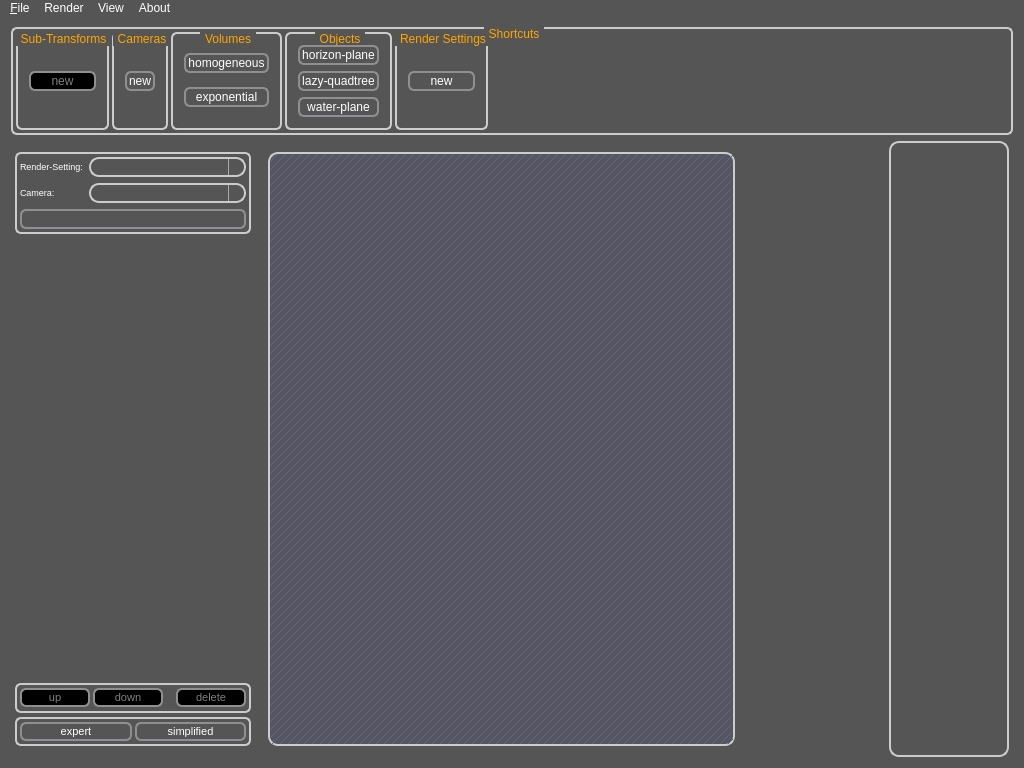
<?xml version="1.0" encoding="UTF-8"?>
<ui version="4.0">
 <class>MainWindow</class>
 <widget class="QMainWindow" name="MainWindow">
  <property name="geometry">
   <rect>
    <x>0</x>
    <y>0</y>
    <width>1024</width>
    <height>768</height>
   </rect>
  </property>
  <property name="windowTitle">
   <string>picogen:SimplexGUI</string>
  </property>
  <property name="styleSheet">
   <string notr="true">* {
        background: #555;
        color: white;
}

QLabel{background-color:none;}

QScrollBar::add-line, QScrollBar::sub-line {width:0;height:0;background:none;}
QScrollBar{padding:1px 1px 1px 1px;}
QScrollBar::handle{
        border-radius:4px;
}
QScrollBar::handle:hover {
        border:1px solid #edd;
}
QScrollBar::handle:horizontal{
        background-color: qlineargradient(x1:0, y1:0, x2:0, y2:1,
                                       stop:0 #cbb, stop: 0.5 #505050,
                                       stop: 0.6 #434343, stop:1 #caa);
}
QScrollBar::handle:vertical{
        background-color: qlineargradient(x1:0, y1:0, x2:1, y2:0,
                                       stop:0 #cbb, stop: 0.5 #505050,
                                       stop: 0.6 #434343, stop:1 #caa);
}
QScrollBar::add-page, QScrollBar::sub-page{
        background:none;
        color:transparent;
}

QGraphicsView, QMdiArea,
QTextEdit, QSpinBox, QDoubleSpinBox, QComboBox,
QTreeView, QFrame#helpFrame {
        color:white;
        border:2px solid #ccc;
        border-radius:10px;
        background-color: qlineargradient(x1:0, y1:0, x2:0, y2:1,
                                       stop:0 #717171, stop: 0.5 #505050,
                                       stop: 0.6 #434343, stop:1 #757575);
        alternate-background-color:#556;
}
QFrame#helpFrame, QWidget#picohelp {
        background-color:transparent;
}
QLineEdit:focus, QSpinBox:focus,
QDoubleSpinBox:focus, QComboBox:focus {
        background-color: qlineargradient(x1:0, y1:0, x2:0, y2:1,
                                       stop:0 #719171, stop: 0.5 #506050,
                                       stop: 0.6 #435343, stop:1 #759575);
}
QTreeView, QMdiArea, QTextEdit {
        background-color:#556;
        alternate-background-color:#556;
}
QMdiArea::QFrame {
        background-color:#222;
}


QHeaderView { background-color: transparent; }
QHeaderView::section {
        background-color: qlineargradient(x1:0, y1:0, x2:0, y2:1,
                                       stop:0 #616161, stop: 0.5 #505050,
                                       stop: 0.6 #434343, stop:1 #656565);
        color: white;
        padding-left: 4px;
        border: 1px solid #6c6c6c;
        border-radius:5px;
 }

QMenuBar {
        background-color: qlineargradient(x1:0, y1:0, x2:0, y2:1,
                                       stop:0 #889, stop:1 #aab);
 } QMenuBar::item  {
        spacing: 3px; /* spacing between menu bar items */
        padding: 1px 4px;
        background: transparent;
        border-radius: 4px;
} QMenuBar::item:selected { /* when selected using mouse or keyboard */
        background: #b8b8b8;
} QMenuBar::item:pressed {
        background: #aaa;
}

/*QMenu {
        border: 1px solid black;
        background-color: qlineargradient(x1:0, y1:0, x2:0, y2:1,
                                       stop:0 #716161, stop: 0.5 #605050,
                                       stop: 0.52 #534343, stop:1 #756565);
}*/ QMenu::item {
        background-color: #452311;
} QMenu::item:selected {
        background-color: #a59361;
} QMenu::item:hover {
        background-color: #a59361;
}

QPushButton { padding: 1px; padding-left: 2px; padding-right: 2px; }
QPushButton:!flat {
        border: 2px solid #8f8f91;
        border-radius: 6px;
        background-color: qlineargradient(x1:0, y1:0, x2:0, y2:1,
                                       stop:0 #817171, stop: 0.5 #606060,
                                       stop: 0.55 #333333, stop:1 #857575);
} QPushButton:disabled {
        color:gray;
        background-color: black;
}  QPushButton:hover {
        border: 2px solid #afafc1;
    background-color: qlineargradient(x1:0, y1:0, x2:0, y2:1,
                                       stop:0 #999, stop: 0.5 #888,
                                       stop: 0.55 #777, stop:1 #999);
} QPushButton:pressed {
        background-color: qlineargradient(x1:0, y1:0, x2:0, y2:1,
                                       stop:0 #999, stop: 0.5 #555,
                                       stop: 0.55 #444, stop:1 #999);
}

QGroupBox {		
        background-color: qlineargradient(x1:0, y1:0, x2:0, y2:1,
                                       stop:0 #716151, stop: 0.5 #403030,
                                       stop: 0.52 #432323, stop:1 #756555);
        border: 2px solid #CCC;
        border-radius: 6px;
        margin-top: 1ex; /* leave space at the top for the title */
} QGroupBox::title {
        color: orange;
        subcontrol-origin: margin;
        subcontrol-position: top center; /* position at the top center */
        padding: 0 3px;
}


QSpinBox::up-arrow, QSpinBox::up-button,
QDoubleSpinBox::up-arrow, QDoubleSpinBox::up-button {
    width:0px;height:0px;
}
QSpinBox::down-arrow, QSpinBox::down-button,
QDoubleSpinBox::down-arrow, QDoubleSpinBox::down-button {
    width:0px;height:0px;
}


QSplitter::handle:vertical{
        border: 1px solid transparent;
        border-radius:4px;
        height:5px;
        background-color:
                qlineargradient(x1:0, y1:0, x2:0, y2:1,
                                       stop:0 #91b191, stop: 0.5 #607050,
                                       stop: 0.6 #536343, stop:1 #91b191);
}
QSplitter::handle:horizontal{
        border: 1px solid transparent;
        border-radius:4px;
        width:5px;
        background-color:
                qlineargradient(x1:0, y1:0, x2:1, y2:0,
                                       stop:0 #91b191, stop: 0.5 #607050,
                                       stop: 0.6 #536343, stop:1 #91b191);
}
QSplitter::handle:hover {
        border:1px solid #faa;
}


QComboBox::drop-down {
     subcontrol-origin: padding;
     subcontrol-position: top right;
     width: 15px;

     border-left-width: 1px;
     border-left-color: darkgray;
     border-left-style: solid;
     border-top-right-radius: 3px;
     border-bottom-right-radius: 3px;
 }
QComboBox QAbstractItemView {
        background: gray;
}


QTabWidget::pane { /* The tab widget frame */
        border: 2px solid #777;
        border-radius:4px;
} QTabWidget::tab-bar {
        left: 5px; /* move to the right by 5px */
} QTabBar::tab {
        background-color: qlineargradient(x1:0, y1:0, x2:0, y2:1,
                                       stop:0 #669, stop: 0.5 #333,
                                       stop: 0.55 #232323, stop:1 #669);
        border: 2px solid #C4C4C3;
        border-bottom-color: #C2C7CB; /* same as the pane color */
        border-top-left-radius: 4px;
        border-top-right-radius: 4px;
        min-width: 8ex;
        padding: 2px;
        color:#ccc;
} QTabBar::tab:selected, QTabBar::tab:hover {
        background-color:
                        qlineargradient(x1:0, y1:0, x2:0, y2:1,
                                       stop:0 #9191b1, stop: 0.5 #607050,
                                       stop: 0.55 #334323, stop:1 #9191b1);
        color:#fff;
} QTabBar::tab:selected {
        border-color: #9B9B9B;
        border-bottom-color: #C2C7CB; /* same as pane color */
} QTabBar::tab:!selected {
        margin-top: 2px; /* make non-selected tabs look smaller */
}</string>
  </property>
  <widget class="QWidget" name="centralWidget">
   <layout class="QVBoxLayout" name="verticalLayout_2">
    <item>
     <widget class="QGroupBox" name="commandPileGroupBox">
      <property name="enabled">
       <bool>true</bool>
      </property>
      <property name="sizePolicy">
       <sizepolicy hsizetype="Preferred" vsizetype="Maximum">
        <horstretch>0</horstretch>
        <verstretch>0</verstretch>
       </sizepolicy>
      </property>
      <property name="minimumSize">
       <size>
        <width>128</width>
        <height>0</height>
       </size>
      </property>
      <property name="font">
       <font>
        <weight>50</weight>
        <bold>false</bold>
       </font>
      </property>
      <property name="title">
       <string>Shortcuts</string>
      </property>
      <layout class="QHBoxLayout" name="horizontalLayout">
       <property name="spacing">
        <number>3</number>
       </property>
       <property name="margin">
        <number>3</number>
       </property>
       <item>
        <widget class="QGroupBox" name="groupBox_7">
         <property name="title">
          <string>Sub-Transforms</string>
         </property>
         <layout class="QGridLayout" name="gridLayout_5">
          <item row="0" column="0">
           <widget class="QPushButton" name="newSubTransformButton">
            <property name="enabled">
             <bool>false</bool>
            </property>
            <property name="text">
             <string>new</string>
            </property>
           </widget>
          </item>
         </layout>
        </widget>
       </item>
       <item>
        <widget class="QGroupBox" name="groupBox_6">
         <property name="title">
          <string>Cameras</string>
         </property>
         <layout class="QGridLayout" name="gridLayout_6">
          <item row="0" column="0">
           <widget class="QPushButton" name="newCameraButton">
            <property name="enabled">
             <bool>true</bool>
            </property>
            <property name="text">
             <string>new</string>
            </property>
           </widget>
          </item>
         </layout>
        </widget>
       </item>
       <item>
        <widget class="QGroupBox" name="groupBox_4">
         <property name="title">
          <string>Volumes</string>
         </property>
         <layout class="QGridLayout" name="gridLayout_3">
          <item row="0" column="0">
           <widget class="QPushButton" name="newHomogeneousVolumeButton">
            <property name="enabled">
             <bool>true</bool>
            </property>
            <property name="text">
             <string>homogeneous</string>
            </property>
           </widget>
          </item>
          <item row="1" column="0">
           <widget class="QPushButton" name="newExponentialVolumeButton">
            <property name="enabled">
             <bool>true</bool>
            </property>
            <property name="text">
             <string>exponential</string>
            </property>
           </widget>
          </item>
         </layout>
        </widget>
       </item>
       <item>
        <widget class="QGroupBox" name="groupBox_3">
         <property name="title">
          <string>Objects</string>
         </property>
         <layout class="QGridLayout" name="gridLayout_2">
          <item row="0" column="0">
           <widget class="QPushButton" name="newHorizonPlaneButton">
            <property name="enabled">
             <bool>true</bool>
            </property>
            <property name="text">
             <string>horizon-plane</string>
            </property>
           </widget>
          </item>
          <item row="1" column="0">
           <widget class="QPushButton" name="newLazyQuadtreeButton">
            <property name="enabled">
             <bool>true</bool>
            </property>
            <property name="text">
             <string>lazy-quadtree</string>
            </property>
           </widget>
          </item>
          <item row="2" column="0">
           <widget class="QPushButton" name="newWaterPlaneButton">
            <property name="enabled">
             <bool>true</bool>
            </property>
            <property name="text">
             <string>water-plane</string>
            </property>
           </widget>
          </item>
         </layout>
        </widget>
       </item>
       <item>
        <widget class="QGroupBox" name="groupBox_5">
         <property name="title">
          <string>Render Settings</string>
         </property>
         <layout class="QGridLayout" name="gridLayout_4">
          <item row="1" column="0">
           <widget class="QPushButton" name="newRsButton">
            <property name="enabled">
             <bool>true</bool>
            </property>
            <property name="text">
             <string>new</string>
            </property>
           </widget>
          </item>
         </layout>
        </widget>
       </item>
       <item>
        <spacer name="horizontalSpacer_2">
         <property name="orientation">
          <enum>Qt::Horizontal</enum>
         </property>
         <property name="sizeHint" stdset="0">
          <size>
           <width>40</width>
           <height>20</height>
          </size>
         </property>
        </spacer>
       </item>
      </layout>
     </widget>
    </item>
    <item>
     <widget class="QSplitter" name="splitter_2">
      <property name="orientation">
       <enum>Qt::Horizontal</enum>
      </property>
      <widget class="QWidget" name="verticalLayoutWidget_2">
       <layout class="QVBoxLayout" name="verticalLayout_8">
        <property name="spacing">
         <number>4</number>
        </property>
        <property name="leftMargin">
         <number>4</number>
        </property>
        <property name="rightMargin">
         <number>4</number>
        </property>
        <item>
         <widget class="QGroupBox" name="groupBox">
          <property name="sizePolicy">
           <sizepolicy hsizetype="Preferred" vsizetype="Maximum">
            <horstretch>0</horstretch>
            <verstretch>0</verstretch>
           </sizepolicy>
          </property>
          <property name="title">
           <string/>
          </property>
          <layout class="QFormLayout" name="formLayout_2">
           <property name="fieldGrowthPolicy">
            <enum>QFormLayout::AllNonFixedFieldsGrow</enum>
           </property>
           <property name="margin">
            <number>3</number>
           </property>
           <item row="0" column="0">
            <widget class="QLabel" name="label_2">
             <property name="font">
              <font>
               <pointsize>7</pointsize>
              </font>
             </property>
             <property name="text">
              <string>Render-Setting:</string>
             </property>
            </widget>
           </item>
           <item row="0" column="1">
            <widget class="QComboBox" name="renderSettingConfig">
             <property name="minimumSize">
              <size>
               <width>96</width>
               <height>0</height>
              </size>
             </property>
            </widget>
           </item>
           <item row="1" column="0">
            <widget class="QLabel" name="label_3">
             <property name="font">
              <font>
               <pointsize>7</pointsize>
              </font>
             </property>
             <property name="text">
              <string>Camera:</string>
             </property>
            </widget>
           </item>
           <item row="1" column="1">
            <widget class="QComboBox" name="cameraConfig">
             <property name="minimumSize">
              <size>
               <width>96</width>
               <height>0</height>
              </size>
             </property>
            </widget>
           </item>
           <item row="2" column="0" colspan="2">
            <widget class="QPushButton" name="renderButton">
             <property name="sizePolicy">
              <sizepolicy hsizetype="Preferred" vsizetype="Fixed">
               <horstretch>0</horstretch>
               <verstretch>0</verstretch>
              </sizepolicy>
             </property>
             <property name="text">
              <string/>
             </property>
             <property name="icon">
              <iconset resource="resources.qrc">
               <normaloff>:/playStopPauseEtc/resources/nuove_play_24x24.png</normaloff>:/playStopPauseEtc/resources/nuove_play_24x24.png</iconset>
             </property>
             <property name="iconSize">
              <size>
               <width>16</width>
               <height>16</height>
              </size>
             </property>
            </widget>
           </item>
          </layout>
         </widget>
        </item>
        <item>
         <widget class="QtTreePropertyBrowser" name="settings" native="true">
          <property name="sizePolicy">
           <sizepolicy hsizetype="Preferred" vsizetype="Preferred">
            <horstretch>0</horstretch>
            <verstretch>0</verstretch>
           </sizepolicy>
          </property>
          <property name="minimumSize">
           <size>
            <width>128</width>
            <height>0</height>
           </size>
          </property>
          <property name="maximumSize">
           <size>
            <width>16777215</width>
            <height>16777215</height>
           </size>
          </property>
          <property name="contextMenuPolicy">
           <enum>Qt::CustomContextMenu</enum>
          </property>
         </widget>
        </item>
        <item>
         <widget class="QGroupBox" name="groupBox_2">
          <property name="sizePolicy">
           <sizepolicy hsizetype="Preferred" vsizetype="Maximum">
            <horstretch>0</horstretch>
            <verstretch>0</verstretch>
           </sizepolicy>
          </property>
          <property name="title">
           <string/>
          </property>
          <layout class="QHBoxLayout" name="horizontalLayout_2">
           <property name="spacing">
            <number>3</number>
           </property>
           <property name="margin">
            <number>3</number>
           </property>
           <item>
            <widget class="QPushButton" name="moveUpButton">
             <property name="enabled">
              <bool>false</bool>
             </property>
             <property name="font">
              <font>
               <pointsize>8</pointsize>
              </font>
             </property>
             <property name="text">
              <string>up</string>
             </property>
            </widget>
           </item>
           <item>
            <widget class="QPushButton" name="moveDownButton">
             <property name="enabled">
              <bool>false</bool>
             </property>
             <property name="font">
              <font>
               <pointsize>8</pointsize>
              </font>
             </property>
             <property name="text">
              <string>down</string>
             </property>
            </widget>
           </item>
           <item>
            <spacer name="horizontalSpacer">
             <property name="orientation">
              <enum>Qt::Horizontal</enum>
             </property>
             <property name="sizeType">
              <enum>QSizePolicy::Fixed</enum>
             </property>
             <property name="sizeHint" stdset="0">
              <size>
               <width>10</width>
               <height>20</height>
              </size>
             </property>
            </spacer>
           </item>
           <item>
            <widget class="QPushButton" name="deleteButton">
             <property name="enabled">
              <bool>false</bool>
             </property>
             <property name="font">
              <font>
               <pointsize>8</pointsize>
              </font>
             </property>
             <property name="text">
              <string>delete</string>
             </property>
            </widget>
           </item>
          </layout>
         </widget>
        </item>
        <item>
         <widget class="QGroupBox" name="groupBox_8">
          <property name="sizePolicy">
           <sizepolicy hsizetype="Preferred" vsizetype="Maximum">
            <horstretch>0</horstretch>
            <verstretch>0</verstretch>
           </sizepolicy>
          </property>
          <property name="font">
           <font>
            <pointsize>8</pointsize>
           </font>
          </property>
          <property name="title">
           <string/>
          </property>
          <layout class="QHBoxLayout" name="horizontalLayout_3">
           <property name="spacing">
            <number>3</number>
           </property>
           <property name="margin">
            <number>3</number>
           </property>
           <item>
            <widget class="QPushButton" name="setExpertTreeFilterButton">
             <property name="font">
              <font>
               <pointsize>8</pointsize>
              </font>
             </property>
             <property name="text">
              <string>expert</string>
             </property>
             <property name="checkable">
              <bool>false</bool>
             </property>
            </widget>
           </item>
           <item>
            <widget class="QPushButton" name="setSimpleTreeFilterButton">
             <property name="font">
              <font>
               <pointsize>8</pointsize>
              </font>
             </property>
             <property name="text">
              <string>simplified</string>
             </property>
             <property name="checkable">
              <bool>false</bool>
             </property>
            </widget>
           </item>
          </layout>
         </widget>
        </item>
       </layout>
      </widget>
      <widget class="QSplitter" name="splitter">
       <property name="orientation">
        <enum>Qt::Horizontal</enum>
       </property>
       <widget class="QWidget" name="verticalLayoutWidget">
        <layout class="QVBoxLayout" name="verticalLayout_3">
         <property name="spacing">
          <number>1</number>
         </property>
         <property name="leftMargin">
          <number>4</number>
         </property>
         <property name="rightMargin">
          <number>4</number>
         </property>
         <item>
          <widget class="QMdiArea" name="mdiArea">
           <property name="autoFillBackground">
            <bool>false</bool>
           </property>
           <property name="background">
            <brush brushstyle="BDiagPattern">
             <color alpha="255">
              <red>104</red>
              <green>104</green>
              <blue>104</blue>
             </color>
            </brush>
           </property>
          </widget>
         </item>
        </layout>
       </widget>
       <widget class="QFrame" name="codeEditorFrameOuter">
        <property name="enabled">
         <bool>false</bool>
        </property>
        <property name="sizePolicy">
         <sizepolicy hsizetype="Preferred" vsizetype="Preferred">
          <horstretch>0</horstretch>
          <verstretch>0</verstretch>
         </sizepolicy>
        </property>
        <property name="minimumSize">
         <size>
          <width>128</width>
          <height>0</height>
         </size>
        </property>
        <layout class="QVBoxLayout" name="verticalLayout_5">
         <property name="spacing">
          <number>1</number>
         </property>
         <property name="leftMargin">
          <number>4</number>
         </property>
         <property name="topMargin">
          <number>0</number>
         </property>
         <property name="rightMargin">
          <number>4</number>
         </property>
         <property name="bottomMargin">
          <number>0</number>
         </property>
         <item>
          <widget class="QFrame" name="codeEditorFrame">
           <layout class="QVBoxLayout" name="verticalLayout_6">
            <property name="margin">
             <number>0</number>
            </property>
            <item>
             <widget class="QuatschSourceEditor" name="codeEditor" native="true"/>
            </item>
           </layout>
          </widget>
         </item>
        </layout>
       </widget>
       <widget class="QFrame" name="helpFrameOuter">
        <property name="sizePolicy">
         <sizepolicy hsizetype="Preferred" vsizetype="Preferred">
          <horstretch>0</horstretch>
          <verstretch>0</verstretch>
         </sizepolicy>
        </property>
        <property name="minimumSize">
         <size>
          <width>128</width>
          <height>0</height>
         </size>
        </property>
        <property name="frameShape">
         <enum>QFrame::NoFrame</enum>
        </property>
        <property name="frameShadow">
         <enum>QFrame::Raised</enum>
        </property>
        <layout class="QVBoxLayout" name="verticalLayout">
         <property name="spacing">
          <number>1</number>
         </property>
         <property name="leftMargin">
          <number>4</number>
         </property>
         <property name="topMargin">
          <number>0</number>
         </property>
         <property name="rightMargin">
          <number>4</number>
         </property>
         <property name="bottomMargin">
          <number>0</number>
         </property>
         <item>
          <widget class="QFrame" name="helpFrame">
           <layout class="QVBoxLayout" name="verticalLayout_4">
            <property name="margin">
             <number>0</number>
            </property>
            <item>
             <widget class="PicohelpBrowser" name="picohelp" native="true"/>
            </item>
           </layout>
          </widget>
         </item>
        </layout>
       </widget>
      </widget>
     </widget>
    </item>
   </layout>
  </widget>
  <widget class="QMenuBar" name="menuBar">
   <property name="geometry">
    <rect>
     <x>0</x>
     <y>0</y>
     <width>1024</width>
     <height>19</height>
    </rect>
   </property>
   <widget class="QMenu" name="menuRender">
    <property name="title">
     <string>Render</string>
    </property>
    <addaction name="actionRender"/>
    <addaction name="actionProduction_Render"/>
   </widget>
   <widget class="QMenu" name="menu_File">
    <property name="title">
     <string>&amp;File</string>
    </property>
    <addaction name="actionLoad"/>
    <addaction name="actionNew_Scene"/>
    <addaction name="separator"/>
    <addaction name="action_Save"/>
    <addaction name="actionSave_as"/>
    <addaction name="actionSave_copy_as"/>
    <addaction name="separator"/>
    <addaction name="actionClose"/>
   </widget>
   <widget class="QMenu" name="menuView">
    <property name="title">
     <string>View</string>
    </property>
    <addaction name="actionShow_Command_Pile"/>
    <addaction name="actionMaximize"/>
    <addaction name="separator"/>
    <addaction name="actionShow_PicoHelp"/>
   </widget>
   <widget class="QMenu" name="menuAbout">
    <property name="title">
     <string>About</string>
    </property>
    <addaction name="actionShow_compiler"/>
   </widget>
   <addaction name="menu_File"/>
   <addaction name="menuRender"/>
   <addaction name="menuView"/>
   <addaction name="menuAbout"/>
  </widget>
  <action name="actionRender">
   <property name="text">
    <string>Render</string>
   </property>
   <property name="shortcut">
    <string>Ctrl+F5</string>
   </property>
  </action>
  <action name="action_Save">
   <property name="text">
    <string>&amp;Save</string>
   </property>
   <property name="shortcut">
    <string>Ctrl+S</string>
   </property>
  </action>
  <action name="actionClose">
   <property name="text">
    <string>Close</string>
   </property>
  </action>
  <action name="actionSave_as">
   <property name="text">
    <string>Save as</string>
   </property>
  </action>
  <action name="actionSave_copy_as">
   <property name="text">
    <string>Save copy as</string>
   </property>
  </action>
  <action name="actionNew_Scene">
   <property name="text">
    <string>New</string>
   </property>
   <property name="shortcut">
    <string>Ctrl+N</string>
   </property>
  </action>
  <action name="actionLoad">
   <property name="text">
    <string>Load</string>
   </property>
   <property name="shortcut">
    <string>Ctrl+L</string>
   </property>
  </action>
  <action name="actionProduction_Render">
   <property name="text">
    <string>Production Render</string>
   </property>
   <property name="shortcut">
    <string>Ctrl+F6</string>
   </property>
  </action>
  <action name="actionNew_Render_Setting">
   <property name="text">
    <string>New Render Setting</string>
   </property>
  </action>
  <action name="actionNew_Camera">
   <property name="text">
    <string>New Camera</string>
   </property>
  </action>
  <action name="actionNew_Sub_Transform">
   <property name="text">
    <string>New Sub-Transform</string>
   </property>
  </action>
  <action name="actionAdd_Water_Plane">
   <property name="text">
    <string>Water-Plane</string>
   </property>
  </action>
  <action name="actionAdd_Horizon_Plane">
   <property name="text">
    <string>Horizon-Plane</string>
   </property>
  </action>
  <action name="actionAdd_Lazy_Quadtree">
   <property name="text">
    <string>Lazy-Quadtree (Terrain)</string>
   </property>
  </action>
  <action name="actionAdd_Homogeneous_Volume">
   <property name="text">
    <string>Homogeneous</string>
   </property>
  </action>
  <action name="actionAdd_Exponential_Volume">
   <property name="text">
    <string>Exponential</string>
   </property>
  </action>
  <action name="actionShow_Command_Pile">
   <property name="checkable">
    <bool>true</bool>
   </property>
   <property name="text">
    <string>Show Shortcuts</string>
   </property>
   <property name="shortcut">
    <string>Ctrl+P</string>
   </property>
  </action>
  <action name="actionMaximize">
   <property name="text">
    <string>Toggle Fullscreen</string>
   </property>
   <property name="shortcut">
    <string>F11</string>
   </property>
  </action>
  <action name="actionShow_compiler">
   <property name="text">
    <string>Show compiler</string>
   </property>
  </action>
  <action name="actionShow_PicoHelp">
   <property name="checkable">
    <bool>true</bool>
   </property>
   <property name="text">
    <string>Show PicoHelp</string>
   </property>
   <property name="shortcut">
    <string>Ctrl+H</string>
   </property>
  </action>
  <action name="actionDelete">
   <property name="text">
    <string>Delete</string>
   </property>
  </action>
 </widget>
 <layoutdefault spacing="6" margin="11"/>
 <customwidgets>
  <customwidget>
   <class>QtTreePropertyBrowser</class>
   <extends>QWidget</extends>
   <header location="global">qttreepropertybrowser.h</header>
   <container>1</container>
  </customwidget>
  <customwidget>
   <class>QuatschSourceEditor</class>
   <extends>QWidget</extends>
   <header>quatschsourceeditor.hh</header>
   <container>1</container>
  </customwidget>
  <customwidget>
   <class>PicohelpBrowser</class>
   <extends>QWidget</extends>
   <header>picohelpbrowser.hh</header>
   <container>1</container>
  </customwidget>
 </customwidgets>
 <resources>
  <include location="resources.qrc"/>
 </resources>
 <connections/>
</ui>
